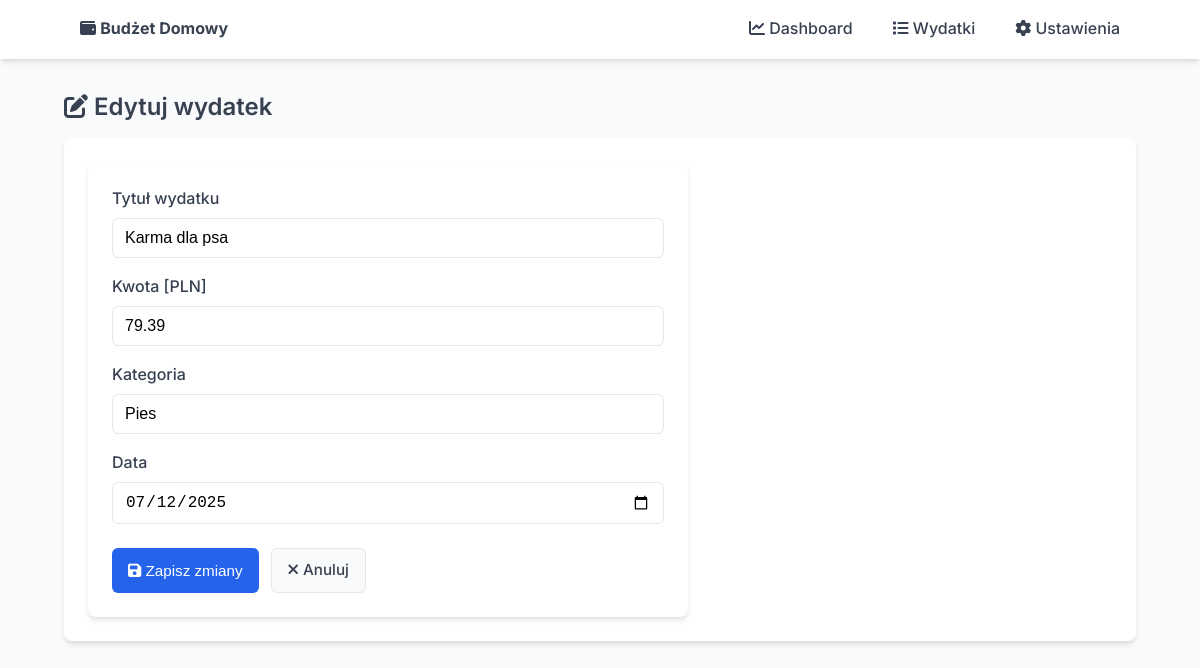
/edit/15, run on the app's committed database.
### models.py (models this page shows, shortened)
class Expense(db.Model):
    __tablename__ = 'expenses'
    id = db.Column(db.Integer, primary_key=True)
    title = db.Column(db.String(100), nullable=False)
    amount = db.Column(db.Float, nullable=False)
    category = db.Column(db.String(50), nullable=False)
    date = db.Column(db.DateTime, default=datetime.utcnow, nullable=False)

### app.py (the view, shortened to what this page needs)
@env_app.route('/edit/<int:expense_id>', methods=['GET', 'POST'])
def edit_expense(expense_id):
    expense = Expense.query.get_or_404(expense_id)
    form = ExpenseForm(obj=expense)
    form.date.data = expense.date.date()
    return render_template('edit_expense.html', form=form, expense=expense)

### forms.py
class ExpenseForm(FlaskForm):
    title = StringField(
        'Tytuł wydatku',
        validators=[DataRequired(message='Wprowadź tytuł'), Length(max=100)]
    )
    amount = FloatField(
        'Kwota [PLN]',
        validators=[DataRequired(message='Wprowadź kwotę')]
    )
    category = StringField(
        'Kategoria',
        validators=[DataRequired(message='Wprowadź kategorię'), Length(max=50)]
    )
    date = DateField(
        'Data',
        default=date.today,
        format='%Y-%m-%d',
        validators=[DataRequired(message='Wprowadź datę')]
    )
    submit = SubmitField('Zapisz wydatek')

### app.py (called while the page is built)
@env_app.context_processor
def inject_current_year():
    return {'current_year': datetime.now().year}

### templates/edit_expense.html (shortened to what this page needs)
{% extends 'base.html' %}
{% block content %}
<h2><i class="fas fa-edit"></i> Edytuj wydatek</h2>
<div class="card">
    <form method="POST">
        <div class="form-group">
            <label>{{ form.title.label }}</label>
            {{ form.title(size=32, class="form-control") }}
        </div>
        <div class="form-group">
            <label>{{ form.amount.label }}</label>
            {{ form.amount(class="form-control") }}
        </div>
        <div class="form-group">
            <label>{{ form.category.label }}</label>
            {{ form.category(class="form-control") }}
        </div>
        <div class="form-group">
            <label>{{ form.date.label }}</label>
            {{ form.date(class="form-control", type="date") }}
        </div>
        <div class="buttons-row">
            <button type="submit" class="btn btn-primary">
                <i class="fas fa-save"></i> Zapisz zmiany
            </button>
            <a href="{{ url_for('view_expenses') }}" class="btn btn-secondary">
                <i class="fas fa-times"></i> Anuluj
            </a>
        </div>
    </form>
</div>
{% endblock %}

### static/style.css (style rules this page uses)
:root { --primary: #2563eb; --primary-dark: #1d4ed8; --success: #10b981; --danger: #ef4444; --warning: #f59e0b; --text: #374151; --text-light: #6b7280; --bg: #f9fafb; --bg-card: #ffffff; --border: #e5e7eb; --border-focus: #93c5fd; --shadow: 0 4px 6px -1px rgba(0, 0, 0, 0.1), 0 2px 4px -1px rgba(0, 0, 0, 0.06); }
* { box-sizing: border-box; margin: 0; padding: 0; }
body { font-family: 'Inter', 'Segoe UI', -apple-system, BlinkMacSystemFont, sans-serif; line-height: 1.5; color: var(--text); background-color: var(--bg); padding-bottom: 40px; }
h1, h2, h3, h4 { margin-bottom: 16px; font-weight: 600; line-height: 1.3; }
h2 { font-size: 1.5rem; color: var(--text); }
a { color: var(--primary); text-decoration: none; transition: color 0.2s ease-in-out; }
.card { background: var(--bg-card); border-radius: 8px; padding: 24px; box-shadow: var(--shadow); margin-bottom: 24px; }
form { background: var(--bg-card); padding: 24px; border-radius: 8px; box-shadow: var(--shadow); max-width: 600px; }
.form-group { margin-bottom: 16px; }
form label { display: block; margin-bottom: 8px; font-weight: 500; color: var(--text); }
form input, form select { width: 100%; padding: 10px 12px; border: 1px solid var(--border); border-radius: 6px; font-size: 1rem; transition: border 0.2s ease; }
.buttons-row { display: flex; gap: 12px; margin-top: 24px; }
.btn { display: inline-block; padding: 10px 16px; border-radius: 6px; font-weight: 500; text-align: center; cursor: pointer; transition: all 0.2s ease; font-size: 0.95rem; border: none; }
.btn-primary { background-color: var(--primary); color: white; }
.btn-secondary { background-color: var(--bg); color: var(--text); border: 1px solid var(--border); }

### data on the page
Expense: title "Karma dla psa", amount "79.39", category "Pies", date "07/12/2025"
